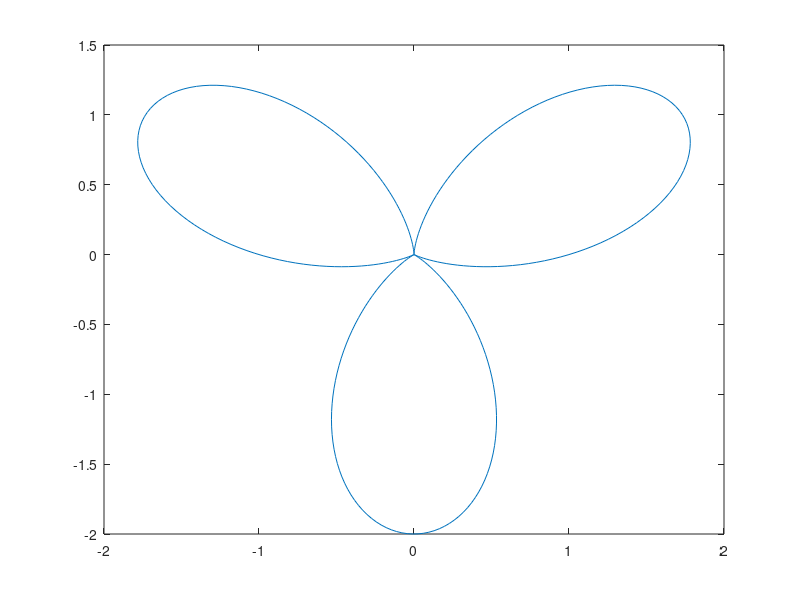

This figure's MATLAB source:
%% %example2

phi=linspace(0,2*pi,360);
r=sin(phi)./phi;
x=r.*cos(phi);
y=r.*sin(phi);
plot(x,y);
%% %example3
x=linspace(0,2,300);
y=humps(x);
plot(x,y);
%% %Task1
x=linspace(-50,50,500);
y=x+1./(x.^2);
plot(x,y);
%% %Task2
x=linspace(-5,5,100);
y=2.*x./(1+x.^2);
plot(x,y);
%% %Task8
a=100;
b=2;
n=4;
k=14;
m=4;
phi=linspace(-pi/2,3*pi/2,720);
r=a.*(b-sin(k.*phi)-cos(m.*phi))./(a+(phi-(pi/2)).^n);
x=r.*cos(phi);
y=r.*sin(phi);
plot(x,y);
%% %Task12
t=linspace(-5,5,1000);
a=1/4;
b=1/16;
m=8;
n=8;
s=100;
x=cos(t)-a.*cos(m.*t)+b.*sin(n.*t);
y=sin(t)-a.*sin(m.*t)+b.*cos(n.*t);
hold on;
for k=1:1:s
    plot(x./k,y./k);
end
hold off;
%Task13
%%
x=linspace(-4*pi,4*pi,300);
y=acos(sin(2.*x));
plot(x,y);
%%
phi=linspace(-100*pi,100*pi,1200);
r=1./phi;
x=r.*cos(phi);
y=r.*sin(phi);
plot(x,y);
%%
phi=linspace(0,pi*10,10000);
x=cos(n.*phi).*(cos(phi)).^m;
y=sin(n.*phi).*(sin(phi)).^m;
plot(x,y);
%Task14
%% %Трезубец ньютона
x=linspace(-5,0,50);
y=x.^2+1./x;
hold on;
plot(x,y);
x=linspace(0,5,50);
y=x.^2+1./x;
plot(x,y);
hold off;
%% %Логарифмическая спираль
a=0.5;
k=0.2;
phi=linspace(0,2*pi,360);
r=a.*exp(k.*phi);
x=r.*cos(phi);
y=r.*sin(phi);
plot(x,y);
%% %Трилистник
n=3;
phi=linspace(0,2*pi,360);
r=1+sin(n.*phi);
x=r.*cos(phi);
y=r.*sin(phi);
plot(x,y);